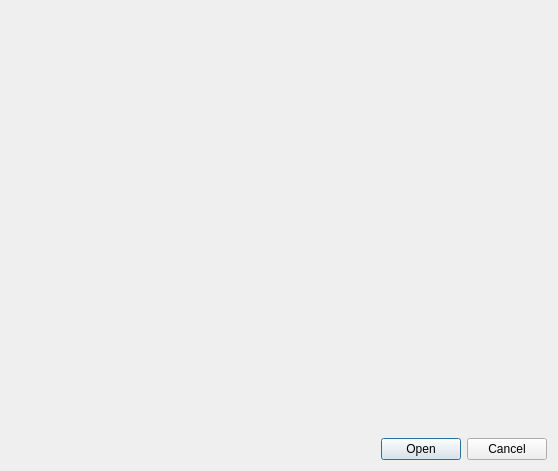
<?xml version="1.0" encoding="UTF-8"?>
<ui version="4.0">
 <class>BrowseStorageDlg</class>
 <widget class="QDialog" name="BrowseStorageDlg">
  <property name="geometry">
   <rect>
    <x>0</x>
    <y>0</y>
    <width>558</width>
    <height>471</height>
   </rect>
  </property>
  <property name="windowTitle">
   <string>Browse...</string>
  </property>
  <layout class="QVBoxLayout" name="verticalLayout">
   <item>
    <widget class="StorageBrowserWidget" name="StorageBrowser" native="true"/>
   </item>
   <item>
    <widget class="QDialogButtonBox" name="Buttons">
     <property name="standardButtons">
      <set>QDialogButtonBox::Cancel|QDialogButtonBox::Open</set>
     </property>
    </widget>
   </item>
  </layout>
 </widget>
 <customwidgets>
  <customwidget>
   <class>StorageBrowserWidget</class>
   <extends>QWidget</extends>
   <header location="global">Storage/UI/StorageBrowserWidget.h</header>
   <container>1</container>
  </customwidget>
 </customwidgets>
 <resources>
  <include location="../../Resources/ArrtApplication.qrc"/>
 </resources>
 <connections/>
</ui>
